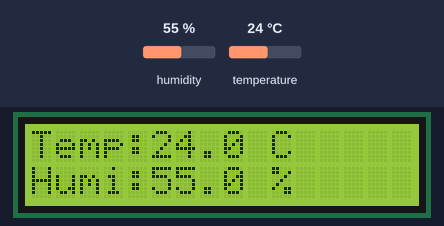
Recording of a sketch running on a simulated Arduino Uno, built with avr-gcc and run on an emulated ATmega328P. Shown: 16×2 character LCD. Wiring (from diagram.json): DHT22 sensor: SPI. The inputs (shaded band) are chosen by the test bench; at power-on: humidity 55 %, temperature 24 °C. What the sketch prints to the serial monitor is not drawn.

Above: at 3.2 s.
3.3 s: humidity set to 22 %
At 5.3 s:
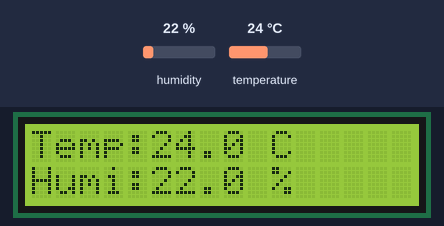
6.1 s: temperature set to 12 °C
At 6.9 s:
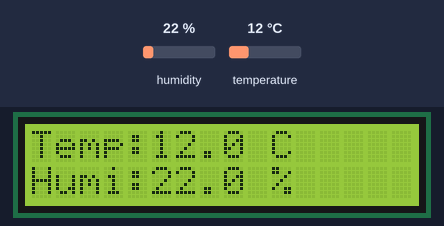
8.9 s: humidity set to 40 %
At 11.3 s:
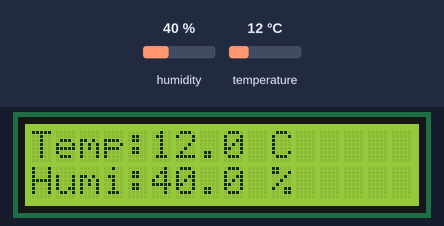
12.2 s: temperature set to 19 °C
At 14.1 s:
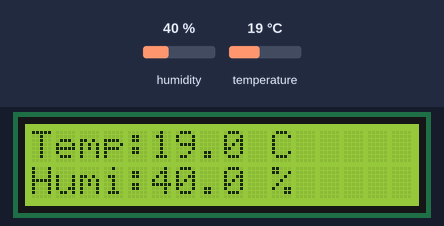
Timing chart, 0 to 15.6 s (numbered marks = the images above; inputs shaded):
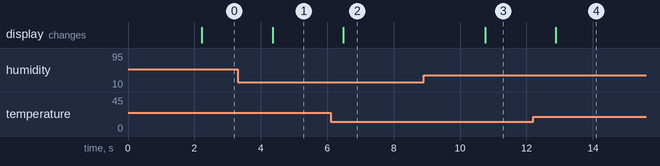

Measured:
- after the input at 3.3 s, the display: changes after 1.1 s (image 1)
- after the input at 6.1 s, the display: changes after 0.39 s (image 2)
- after the input at 8.9 s, the display: changes after 1.9 s (image 3)
- after the input at 12.2 s, the display: changes after 0.69 s (image 4)

The sketch:

sketch.ino
```cpp
#include <DHT.h>
#include <Wire.h>
#include <LiquidCrystal_I2C.h>

// =========================
// PHẦN TX - MÁY PHÁT
// =========================

#define DHTPIN 2
#define DHTTYPE DHT22

DHT dht(DHTPIN, DHTTYPE);

// Dữ liệu TX
float txTemperature = 0;
float txHumidity = 0;


// =========================
// PHẦN RX - MÁY THU
// =========================

LiquidCrystal_I2C lcd(0x27, 16, 2);

// Dữ liệu RX nhận được
float rxTemperature = 0;
float rxHumidity = 0;


// =========================
// TX ĐỌC DỮ LIỆU
// =========================

void TX_ReadSensor() {

  txTemperature = dht.readTemperature();
  txHumidity = dht.readHumidity();

  if (isnan(txTemperature) || isnan(txHumidity)) {
    Serial.println("TX: LOI DHT22!");
    return;
  }

  Serial.println("========== TX ==========");

  Serial.print("TX Nhiet do: ");
  Serial.print(txTemperature, 1);
  Serial.println(" C");

  Serial.print("TX Do am: ");
  Serial.print(txHumidity, 1);
  Serial.println(" %");
}


// =========================
// TX TRUYỀN DỮ LIỆU
// =========================

void TX_SendData() {

  // Mô phỏng gói dữ liệu truyền đi
  String packet =
    "T:" + String(txTemperature, 1) +
    ",H:" + String(txHumidity, 1);

  Serial.print("TX Gui: ");
  Serial.println(packet);

  // =================================
  // MÔ PHỎNG KÊNH TRUYỀN
  // TX -> RX
  // =================================

  rxTemperature = txTemperature;
  rxHumidity = txHumidity;
}


// =========================
// RX NHẬN DỮ LIỆU
// =========================

void RX_ReceiveData() {

  Serial.println("========== RX ==========");

  Serial.print("RX Nhan nhiet do: ");
  Serial.print(rxTemperature, 1);
  Serial.println(" C");

  Serial.print("RX Nhan do am: ");
  Serial.print(rxHumidity, 1);
  Serial.println(" %");
}


// =========================
// RX HIỂN THỊ LCD
// =========================

void RX_DisplayLCD() {

  lcd.clear();

  lcd.setCursor(0, 0);
  lcd.print("Temp:");
  lcd.print(rxTemperature, 1);
  lcd.print(" C");

  lcd.setCursor(0, 1);
  lcd.print("Humi:");
  lcd.print(rxHumidity, 1);
  lcd.print(" %");
}


// =========================
// SETUP
// =========================

void setup() {

  Serial.begin(9600);

  // TX
  dht.begin();

  // RX
  lcd.init();
  lcd.backlight();

  lcd.clear();
  lcd.setCursor(0, 0);
  lcd.print("MACH TX -> RX");

  lcd.setCursor(0, 1);
  lcd.print("Khoi dong...");

  delay(2000);
}


// =========================
// LOOP
// =========================

void loop() {

  // 1. TX đọc DHT22
  TX_ReadSensor();

  // 2. TX truyền dữ liệu
  TX_SendData();

  // 3. RX nhận dữ liệu
  RX_ReceiveData();

  // 4. RX hiển thị LCD
  RX_DisplayLCD();

  Serial.println();

  delay(2000);
}
```
